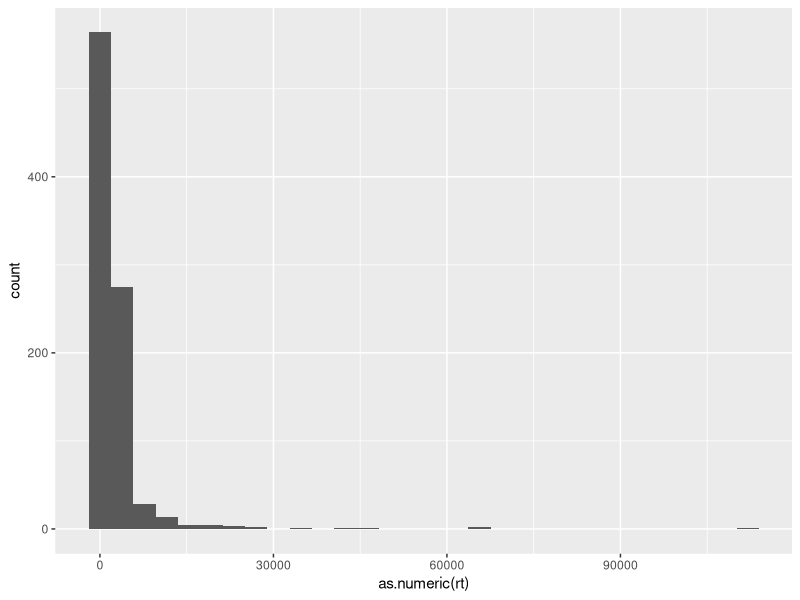

The R source for this figure: (Note: this script raises an error after producing the figure.)
## ---- chunk 1
library(tidyverse)
## ---- chunk 2
prereg = read.csv("fooblymippprereg.csv")
## ---- chunk 3
ggplot(data = prereg) +
  geom_histogram(mapping = aes (x = as.numeric(rt)))

range(as.numeric(prereg$rt))
## ---- chunk 4
prereg %>%
  pull(ID) %>% unique () %>% length
## ---- chunk 5
attention_trials_1= prereg%>% 
  filter(typeoftrial == "attention") %>% 
  ##filter(condition == "1") %>%
  select(ID, response, novel1, novel2, correct) %>% 
    rowwise() %>%
  mutate(response = ifelse(is.na(response), "blank", response)) %>%
  mutate(across(c(novel1, novel2), ~ replace_na(., "NOT_FOUND"))) %>% 
  mutate(edit_novel1 = adist(novel1, response),
         edit_novel2 = adist(novel2, response)) %>% 
  mutate(revised_correct = ifelse(edit_novel1 <= 2 |
                                    edit_novel2 <= 2,
                                    1, 0),
          mismatch = ifelse(correct == revised_correct, 0, 1)) %>%
  ungroup()
## ---- chunk 6
attention_trials_1  %>% 
  summarize(mean_accuracy = mean(revised_correct), 
            sd_accuracy = sd(revised_correct))

## summarize participant accuracy 
subject_attention_accuracy = attention_trials  %>% 
  group_by(ID)  %>% 
  summarize(mean_accuracy = mean(revised_correct))

# find IDs with less than 75% accuracy
low_acc_IDs = subject_attention_accuracy  %>% 
  filter(mean_accuracy < 0.75)  %>% 
  pull(ID)
## ---- chunk 7
priming_data= prereg%>% filter(typeoftrial == "target") %>%
  select (ID, rt, relatedness, prime, response, type, correct, block_number, target, correct_key) %>%
  filter(!is.na(rt), rt> 200, rt< 1500, correct == "TRUE", block_number == 1) %>%
  filter(relatedness %in% c("related", "unrelated")) %>%
filter(!ID %in% low_acc_IDs)
## ---- chunk 8
priming_data %>%
  group_by(type, relatedness) %>%
  summarise(mean_rt = mean(rt)) %>%
  ggplot() +
  geom_col(mapping= aes(x= type, y= mean_rt, 
                        group= relatedness, fill= relatedness),
           position = "dodge") +
  theme_bw() +
  scale_fill_manual(values = c("firebrick2", "lightblue"))
